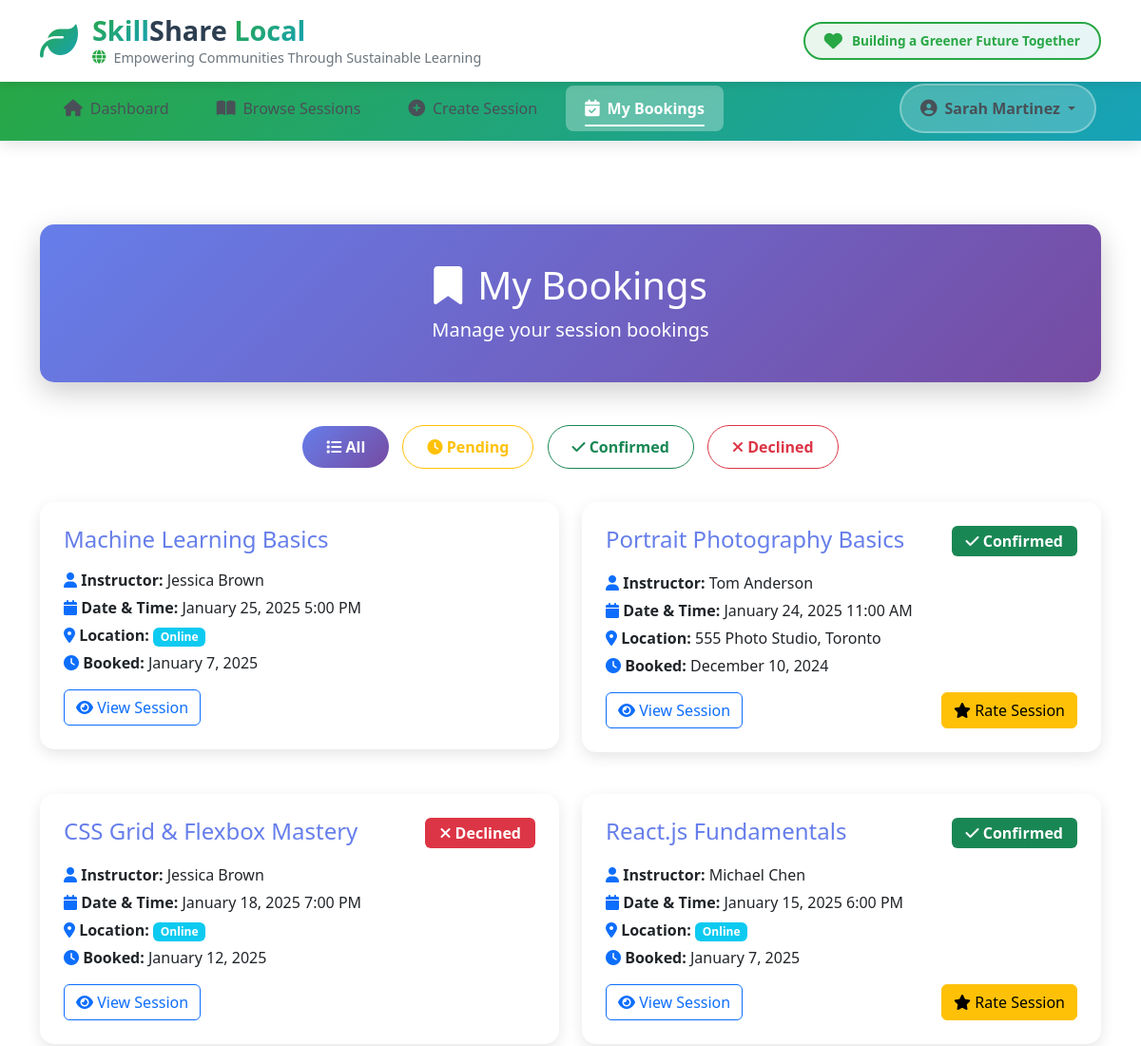
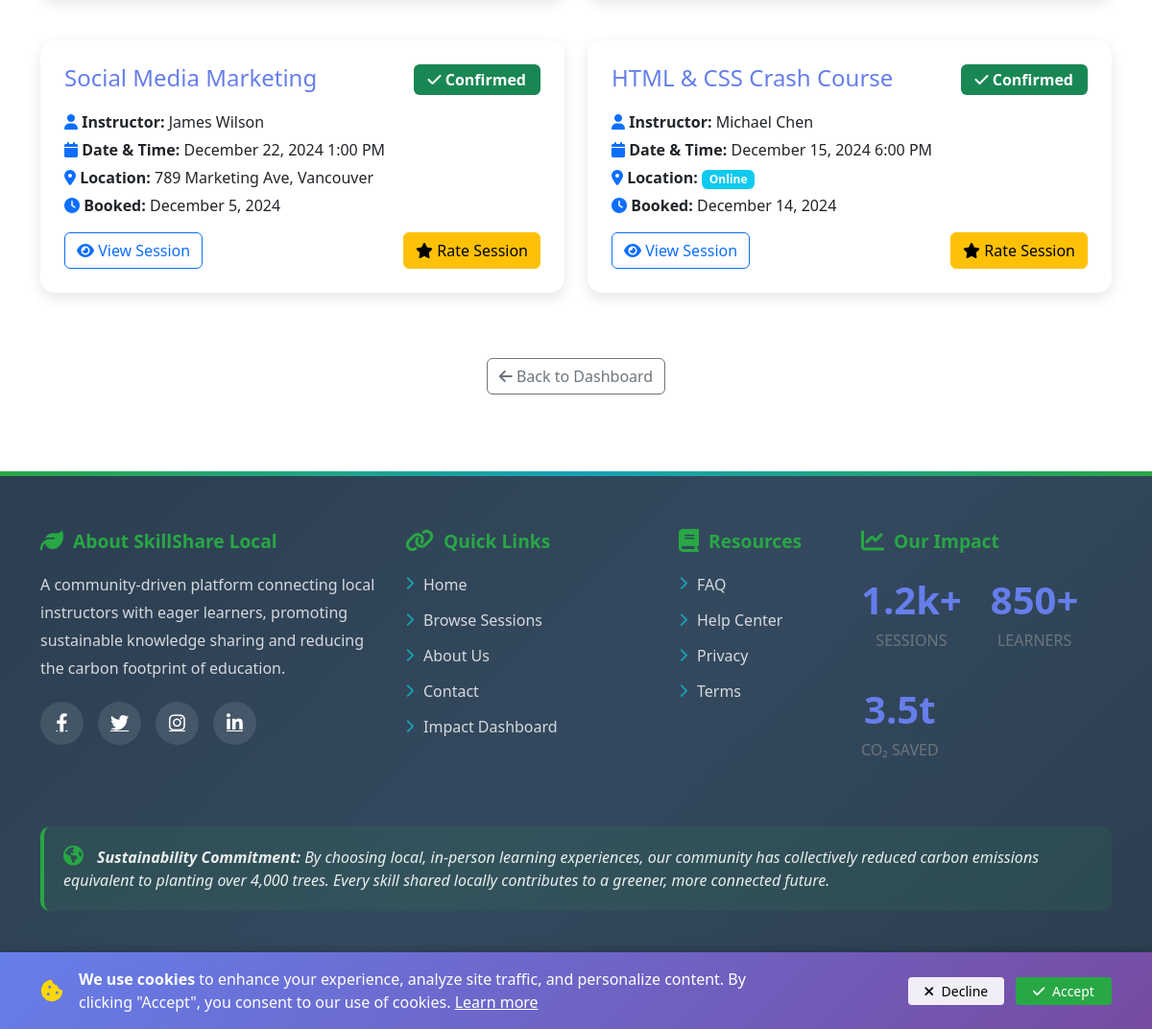
Screenshot of /public/my_bookings.php (signed in) with the database file from the repository (2 pictures, top to bottom).
### tables this page shows
CREATE TABLE IF NOT EXISTS bookings (
    booking_id INT AUTO_INCREMENT PRIMARY KEY,
    session_id INT NOT NULL,
    learner_id INT NOT NULL,
    num_seats INT NOT NULL DEFAULT 1 CHECK (num_seats > 0),
    status ENUM('pending', 'accepted', 'declined', 'canceled') NOT NULL DEFAULT 'pending',
    requested_at TIMESTAMP DEFAULT CURRENT_TIMESTAMP,
    responded_at TIMESTAMP NULL,
    FOREIGN KEY (session_id) REFERENCES skill_sessions(session_id) ON DELETE CASCADE,
    FOREIGN KEY (learner_id) REFERENCES Users(user_id) ON DELETE CASCADE,
    INDEX idx_session (session_id),
    INDEX idx_learner (learner_id),
    INDEX idx_status (status),
    UNIQUE KEY unique_active_booking (session_id, learner_id, status)
);

CREATE TABLE IF NOT EXISTS skill_sessions (
    session_id INT AUTO_INCREMENT PRIMARY KEY,
    instructor_id INT NOT NULL,
    category_id INT NOT NULL,
    title VARCHAR(100) NOT NULL,
    description TEXT,
    duration_minutes INT NOT NULL,
    fee_type ENUM('free', 'paid') NOT NULL DEFAULT 'free',
    fee_amount DECIMAL(10,2) NOT NULL DEFAULT 0.00 CHECK (fee_amount >= 0),
    location_type ENUM('online', 'in-person') NOT NULL,
    city VARCHAR(50),
    address TEXT,
    online_link TEXT,
    photo_url TEXT,
    event_datetime TIMESTAMP NOT NULL,
    total_capacity INT NOT NULL CHECK (total_capacity > 0),
    capacity_remaining INT NOT NULL CHECK (capacity_remaining >= 0 AND capacity_remaining <= total_capacity),
    status ENUM('upcoming', 'completed', 'canceled') NOT NULL DEFAULT 'upcoming',
    sustainability_description TEXT,
    created_at TIMESTAMP DEFAULT CURRENT_TIMESTAMP,
    updated_at TIMESTAMP DEFAULT CURRENT_TIMESTAMP ON UPDATE CURRENT_TIMESTAMP,
    FOREIGN KEY (instructor_id) REFERENCES Users(user_id) ON DELETE CASCADE,
    FOREIGN KEY (category_id) REFERENCES Categories(category_id) ON DELETE RESTRICT,
    INDEX idx_instructor (instructor_id),
    INDEX idx_category (category_id),
    INDEX idx_event_datetime (event_datetime),
    INDEX idx_status (status),
    INDEX idx_city (city)
);

CREATE TABLE IF NOT EXISTS Users (
    user_id INT AUTO_INCREMENT PRIMARY KEY,
    full_name VARCHAR(100) NOT NULL,
    email VARCHAR(100) UNIQUE NOT NULL,
    password_hash VARCHAR(255) NOT NULL,
    role ENUM('instructor', 'learner', 'admin') NOT NULL,
    city VARCHAR(50),
    is_suspended BOOLEAN DEFAULT FALSE,
    suspended_reason TEXT,
    created_at TIMESTAMP DEFAULT CURRENT_TIMESTAMP,
    updated_at TIMESTAMP DEFAULT CURRENT_TIMESTAMP ON UPDATE CURRENT_TIMESTAMP,
    INDEX idx_email (email),
    INDEX idx_role (role),
    INDEX idx_city (city)
);

### app/includes/auth_guard.php (called while the page is built, shortened)
<?php
function get_user_id() {
    return $_SESSION['user_id'] ?? null;
}

### app/models/Booking.php (called while the page is built, shortened)
<?php
require_once __DIR__ . '/../config/database.php';
class Booking {
    public static function getBookingsByLearner($learner_id, $status = null) {
        global $conn;
        $sql = "SELECT b.*,
                       s.title as session_title,
                       s.event_datetime,
                       s.location_type,
                       s.city,
                       s.address,
                       s.online_link,
                       s.status as session_status,
                       u.full_name as instructor_name
                FROM bookings b
                INNER JOIN skill_sessions s ON b.session_id = s.session_id
                INNER JOIN Users u ON s.instructor_id = u.user_id
                WHERE b.learner_id = ?";
        $params = [$learner_id];
        $sql .= " ORDER BY s.event_datetime DESC";
        try {
            $stmt = $conn->prepare($sql);
            $stmt->execute($params);
            return $stmt->fetchAll(PDO::FETCH_ASSOC);
        } catch (PDOException $e) {
            error_log("Error in getBookingsByLearner: " . $e->getMessage());
            return false;
        }
    }
}

### app/includes/helpers.php (called while the page is built, shortened)
<?php
function escape($string) {
    return htmlspecialchars($string, ENT_QUOTES, 'UTF-8');
}
function format_date($date, $format = 'F j, Y') {
    return date($format, strtotime($date));
}
function format_datetime($datetime, $format = 'F j, Y g:i A') {
    return date($format, strtotime($datetime));
}
function time_ago($datetime) {
    $time = strtotime($datetime);
    $diff = time() - $time;
    if ($diff < 60) {
        return 'just now';
    } elseif ($diff < 3600) {
        $minutes = round($diff / 60);
        return $minutes . ' minute' . ($minutes > 1 ? 's' : '') . ' ago';
    } elseif ($diff < 86400) {
        $hours = round($diff / 3600);
        return $hours . ' hour' . ($hours > 1 ? 's' : '') . ' ago';
    } elseif ($diff < 604800) {
        $days = round($diff / 86400);
        return $days . ' day' . ($days > 1 ? 's' : '') . ' ago';
    } else {
        return format_date($datetime);
    }
}

### public/my_bookings.php (the view, shortened to what this page needs)
<?php
require_once '../app/includes/auth_guard.php';
require_once '../app/includes/helpers.php';
require_once '../app/models/Booking.php';
$user_id = get_user_id();
$filter = $_GET['filter'] ?? 'all';
if ($filter === 'all') {
    $bookings = Booking::getBookingsByLearner($user_id);
} else {
    $bookings = Booking::getBookingsByLearner($user_id, $filter);
}
require_once '../app/includes/header.php';
require_once '../app/includes/navbar.php';
?>
<div class="container mt-5 pt-5">
    <div class="bookings-header">
        <div class="container text-center">
            <h1><i class="fas fa-bookmark me-3"></i>My Bookings</h1>
            <p class="lead mb-0">Manage your session bookings</p>
        </div>
    </div>
    <div class="filter-tabs text-center">
        <a href="my_bookings.php?filter=all" class="btn btn-outline-primary <?php echo $filter === 'all' ? 'active' : ''; ?>">
            <i class="fas fa-list"></i> All
        </a>
        <a href="my_bookings.php?filter=pending" class="btn btn-outline-warning <?php echo $filter === 'pending' ? 'active' : ''; ?>">
            <i class="fas fa-clock"></i> Pending
        </a>
        <a href="my_bookings.php?filter=accepted" class="btn btn-outline-success <?php echo $filter === 'accepted' ? 'active' : ''; ?>">
            <i class="fas fa-check"></i> Confirmed
        </a>
        <a href="my_bookings.php?filter=declined" class="btn btn-outline-danger <?php echo $filter === 'declined' ? 'active' : ''; ?>">
            <i class="fas fa-times"></i> Declined
        </a>
    </div>
    <div class="row">
        <?php if ($bookings && count($bookings) > 0): ?>
            <?php foreach ($bookings as $booking): ?>
                <div class="col-md-6 mb-4">
                    <div class="booking-card">
                        <div class="d-flex justify-content-between align-items-start mb-3">
                            <h4 style="margin: 0; color: #667eea;">
                                <a href="session_view.php?id=<?php echo $booking['session_id']; ?>"
                                   style="text-decoration: none; color: inherit;">
                                    <?php echo escape($booking['session_title']); ?>
                                </a>
                            </h4>
                            <div>
                                <?php if ($booking['status'] === 'pending'): ?>
                                    <span class="badge bg-warning text-dark" style="font-size: 1rem; padding: 8px 15px;">
                                        <i class="fas fa-clock"></i> Pending
                                    </span>
                                <?php elseif ($booking['status'] === 'accepted'): ?>
                                    <span class="badge bg-success" style="font-size: 1rem; padding: 8px 15px;">
                                        <i class="fas fa-check"></i> Confirmed
                                    </span>
                                <?php elseif ($booking['status'] === 'declined'): ?>
                                    <span class="badge bg-danger text-white" style="font-size: 1rem; padding: 8px 15px;">
                                        <i class="fas fa-times"></i> Declined
                                    </span>
                                <?php elseif ($booking['status'] === 'cancelled'): ?>
                                    <span class="badge bg-secondary" style="font-size: 1rem; padding: 8px 15px;">
                                        <i class="fas fa-ban"></i> Cancelled
                                    </span>
                                <?php endif; ?>
                            </div>
                        </div>
                        <div class="mb-3">
                            <p style="margin: 5px 0;">
                                <i class="fas fa-user text-primary"></i>
                                <strong>Instructor:</strong> <?php echo escape($booking['instructor_name']); ?>
                            </p>
                            <p style="margin: 5px 0;">
                                <i class="fas fa-calendar text-primary"></i>
                                <strong>Date & Time:</strong> <?php echo format_datetime($booking['event_datetime']); ?>
                            </p>
                            <p style="margin: 5px 0;">
                                <i class="fas fa-map-marker-alt text-primary"></i>
                                <strong>Location:</strong>
                                <?php if ($booking['location_type'] === 'in-person'): ?>
                                    <?php echo escape($booking['address'] ?? $booking['city']); ?>
                                <?php else: ?>
                                    <span class="badge bg-info">Online</span>
                                <?php endif; ?>
                            </p>
                            <p style="margin: 5px 0;">
                                <i class="fas fa-clock text-primary"></i>
                                <strong>Booked:</strong> <?php echo time_ago($booking['requested_at']); ?>
                            </p>
                        </div>
                        <div class="d-flex justify-content-between align-items-center">
                            <a href="session_view.php?id=<?php echo $booking['session_id']; ?>"
                               class="btn btn-outline-primary">
                                <i class="fas fa-eye"></i> View Session
                            </a>
                            <?php if ($booking['status'] === 'accepted'): ?>
                                <?php
                                $session_ended = strtotime($booking['event_datetime']) < time();
                                ?>
                                <a href="rate_session.php?session_id=<?php echo $booking['session_id']; ?>"
                                   class="btn btn-warning <?php echo !$session_ended ? 'disabled' : ''; ?>"
                                   <?php echo !$session_ended ? 'aria-disabled="true" onclick="return false;" title="Available after session ends"' : ''; ?>>
                                    <i class="fas fa-star"></i> Rate Session
                                </a>
                            <?php endif; ?>
                        </div>
                    </div>
                </div>
            <?php endforeach; ?>
        <?php endif; ?>
    </div>
    <div class="text-center mt-4 mb-5">
        <a href="dashboard.php" class="btn btn-outline-secondary">
            <i class="fas fa-arrow-left"></i> Back to Dashboard
        </a>
    </div>
</div>
<?php require_once '../app/includes/footer.php'; ?>

### rows the page displays
bookings: session.title "Machine Learning Basics", users.full_name "Jessica Brown", session.event_datetime "January 25, 2025 5:00 PM", shows "Online", requested_at "January 7, 2025"
bookings: session.title "Portrait Photography Basics", status "accepted" (drawn), users.full_name "Tom Anderson", session.event_datetime "January 24, 2025 11:00 AM", session.address "555 Photo Studio, Toronto", requested_at "December 10, 2024"
bookings: session.title "CSS Grid & Flexbox Mastery", status "declined" (drawn), users.full_name "Jessica Brown", session.event_datetime "January 18, 2025 7:00 PM", shows "Online", requested_at "January 12, 2025"
bookings: session.title "React.js Fundamentals", status "accepted" (drawn), users.full_name "Michael Chen", session.event_datetime "January 15, 2025 6:00 PM", shows "Online", requested_at "January 7, 2025"
bookings: session.title "Social Media Marketing", status "accepted" (drawn), users.full_name "James Wilson", session.event_datetime "December 22, 2024 1:00 PM", session.address "789 Marketing Ave, Vancouver", requested_at "December 5, 2024"
bookings: session.title "HTML & CSS Crash Course", status "accepted" (drawn), users.full_name "Michael Chen", session.event_datetime "December 15, 2024 6:00 PM", shows "Online", requested_at "December 14, 2024"

### other values shown
$user_name "Sarah Martinez"
